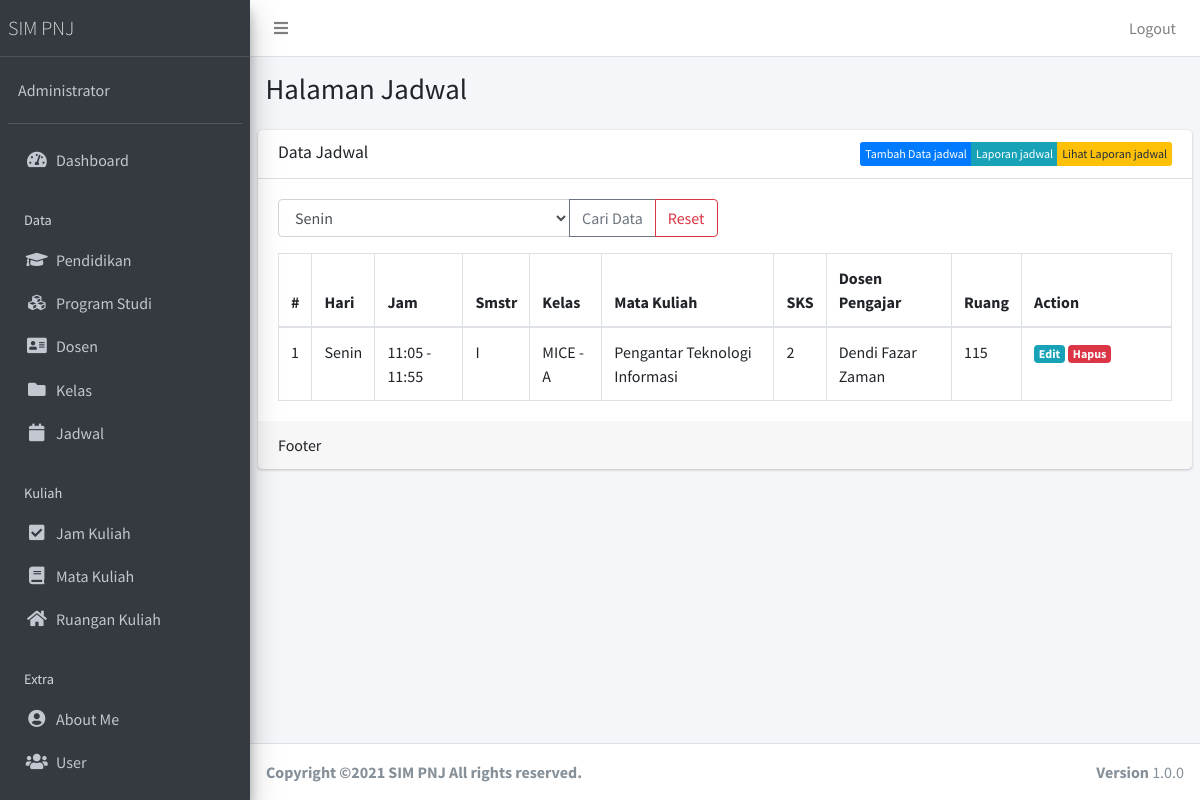
/public/jadwal (signed in), run on an earlier commit of the app's database.
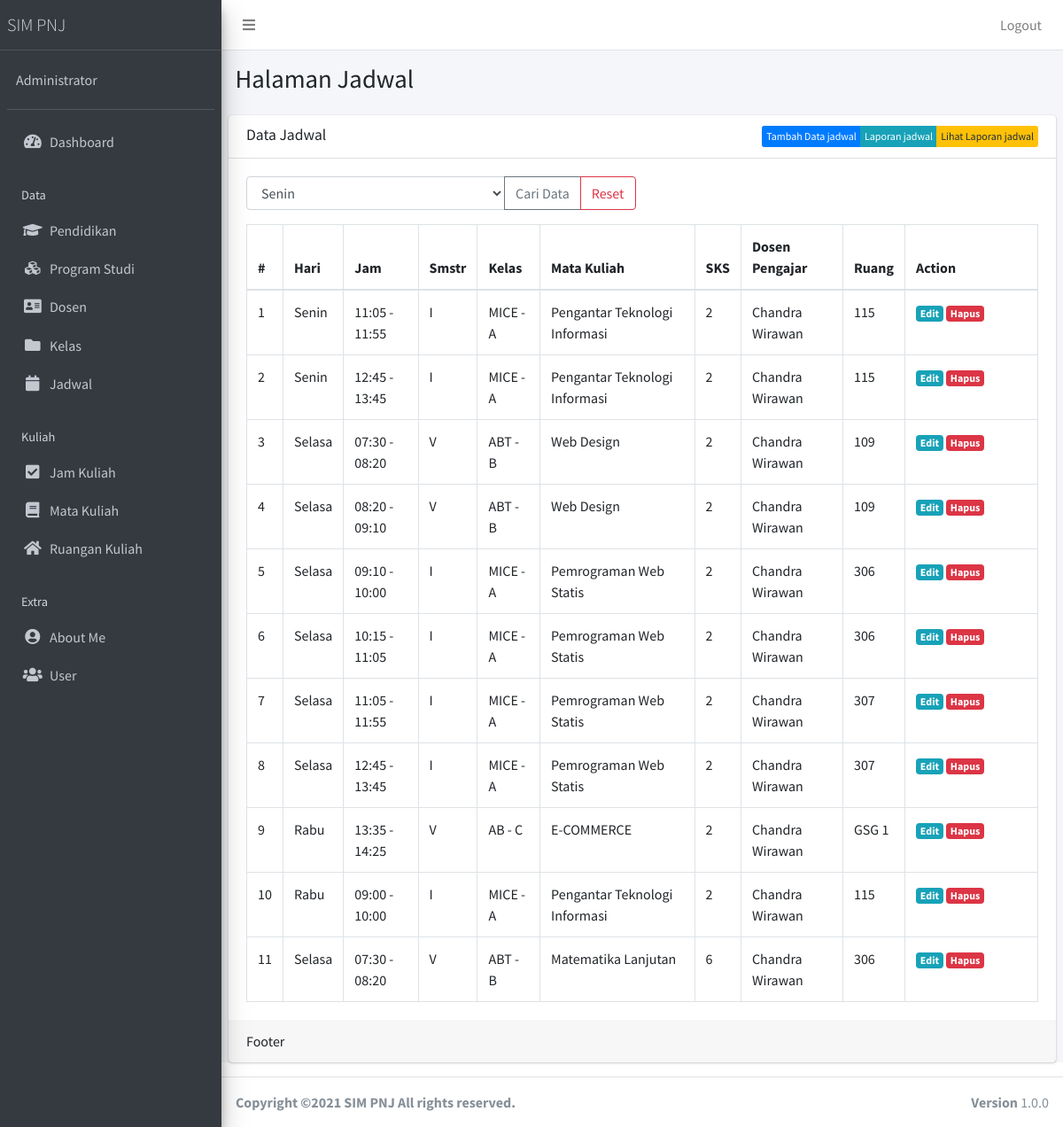
And on a later commit of the database.
### tables this page shows
CREATE TABLE `jadwal` (
  `jadwal_id` int(11) NOT NULL,
  `hari` varchar(10) NOT NULL,
  `jam_id` int(11) NOT NULL,
  `dosen_id` int(11) NOT NULL,
  `kelas_id` int(11) NOT NULL,
  `matakuliah_id` int(11) NOT NULL,
  `ruangan_id` int(11) NOT NULL
);

CREATE TABLE `jam_kuliah` (
  `jam_id` int(11) NOT NULL,
  `jamkuliah` varchar(55) NOT NULL
);

CREATE TABLE `kelas` (
  `kelas_id` int(11) NOT NULL,
  `nama_kelas` varchar(40) NOT NULL,
  `prodi_id` int(11) NOT NULL,
  `semester` varchar(10) NOT NULL,
  `Tahun_akademik` varchar(10) NOT NULL
);

CREATE TABLE `prodi` (
  `prodi_id` int(11) NOT NULL,
  `nama_prodi` varchar(35) NOT NULL
);

CREATE TABLE `matakuliah` (
  `matakuliah_id` int(11) NOT NULL,
  `nama_matakuliah` varchar(40) NOT NULL,
  `semester` varchar(10) NOT NULL,
  `sks` varchar(10) NOT NULL
);

CREATE TABLE `dosen` (
  `dosen_id` int(11) NOT NULL,
  `nama_dosen` varchar(55) NOT NULL,
  `alamat_dosen` varchar(80) NOT NULL,
  `tlp_dosen` varchar(14) NOT NULL,
  `pend_id` int(11) NOT NULL
);

CREATE TABLE `ruangan` (
  `ruangan_id` int(11) NOT NULL,
  `ruangan_nama` varchar(55) NOT NULL
);

### app/core/Controller.php (called while the page is built, shortened)
<?php
class Controller{
	public function view($view, $data = [])
	{
		require_once '../app/views/' . $view . '.php';
	}
	public function model($model)
	{
		return new $model;
	}
}

### app/controllers/Jadwal.php (called while the page is built, shortened)
<?php
class jadwal extends Controller {
	public function index()
	{
		$data['title'] = 'Data Jadwal';
		$data['jadwal'] = $this->model('JadwalModel')->getAllJadwal();
		$data['kelas'] = $this->model('KelasModel')->getAllKelas();
		$this->view('jadwal/index', $data);
	}
}

### app/core/App.php (called while the page is built, shortened)
<?php
class App{
	protected $method = 'index';
	protected $params = [];
	public function __construct(){
		$this->controller = new $this->controller;
		call_user_func_array([$this->controller, $this->method], $this->params);
	}
}

### public/index.php (called while the page is built, shortened)
<?php
$app = new App;

### app/core/Database.php (called while the page is built, shortened)
<?php
class Database{
	private $host = DB_HOST;
	private $user = DB_USER;
	private $pass = DB_PASS;
	private $dbnm = DB_NAME;
	private $dbh;
	private $stmt;
	public function __construct()
	{
		$dsn = 'mysql:host='. $this->host .';dbname='. $this->dbnm;
		$option = [
			PDO::ATTR_PERSISTENT => true,
			PDO::ATTR_ERRMODE => PDO::ERRMODE_EXCEPTION
		];
		try{
			$this->dbh = new PDO($dsn,$this->user,$this->pass, $option);
		}catch(PDOException $e){
			die($e->getMessage());
		}
	}
	public function query($query)
	{
		$this->stmt = $this->dbh->prepare($query);
	}
	public function execute()
	{
		$this->stmt->execute();
	}
	public function resultSet()
	{
		$this->execute();
		return $this->stmt->fetchAll(PDO::FETCH_ASSOC);
	}
}

### app/models/JadwalModel.php (called while the page is built, shortened)
<?php
class JadwalModel {
	private $table = 'jadwal';
	private $db;
	public function __construct()
	{
		$this->db = new Database;
	}
	public function getAllJadwal()
	{
		$this->db->query("SELECT jadwal.*, jam_kuliah.*, dosen.*, kelas.*, matakuliah.*, ruangan.* FROM " . $this->table .
		" JOIN jam_kuliah ON jam_kuliah.jam_id = jadwal.jam_id
		JOIN dosen ON dosen.dosen_id = jadwal.dosen_id
		JOIN kelas ON kelas.kelas_id = jadwal.kelas_id
		JOIN matakuliah ON matakuliah.matakuliah_id = jadwal.matakuliah_id
		JOIN ruangan ON ruangan.ruangan_id = jadwal.ruangan_id");
		return $this->db->resultSet();
	}
}

### app/models/KelasModel.php (called while the page is built, shortened)
<?php
class KelasModel {
	private $table = 'kelas';
	private $db;
	public function __construct()
	{
		$this->db = new Database;
	}
	public function getAllKelas()
	{
		$this->db->query("SELECT kelas.*, prodi.nama_prodi FROM " . $this->table . " JOIN prodi ON prodi.prodi_id = kelas.prodi_id");
		return $this->db->resultSet();
	}
}

### app/views/jadwal/index.php (the view, shortened to what the changed rows need)
<div class="content-wrapper">
  <section class="content-header">
    <div class="container-fluid">
      <div class="row mb-2">
        <div class="col-sm-6">
          <h1>Halaman Jadwal</h1>
        </div>
      </div>
    </div>
  </section>
  <section class="content">
    <div class="card">
      <div class="card-body">
        <table class="table table-bordered">
                <thead>
                  <tr>
                    <th style="width: 10px">#</th>
                    <th>Hari</th>
                    <th>Jam</th>
                    <th>Smstr</th>
                    <th>Kelas</th>
                    <th>Mata Kuliah</th>
                    <th>SKS</th>
                    <th>Dosen Pengajar</th>
                    <th>Ruang</th>
                    <th style="width: 150px">Action</th>
                  </tr>
                </thead>
                <tbody>
                <?php $no=1;?>
                  <?php foreach ($data['jadwal'] as $row) :?>
                  <tr>
                    <td><?= $no; ?></td>
                    <td><?= $row['hari'];?></td>
                    <td><?= $row['jamkuliah'];?></td>
                    <td><?php foreach ($data['kelas'] as $row1) :?><?php if($row['kelas_id'] == $row1['kelas_id']) { echo $row1['semester'];}?><?php endforeach; ?></td>
                    <td><?php foreach ($data['kelas'] as $row1) :?><?php if($row['kelas_id'] == $row1['kelas_id']) { echo $row1['nama_prodi'];}?> <?php endforeach; ?> - <?= $row['nama_kelas'];?></td>
                    <td><?= $row['nama_matakuliah'];?></td>
                    <td><?= $row['sks'];?></td>
                    <td><?= $row['nama_dosen'];?></td>
                    <td><?= $row['ruangan_nama'];?></td>
                    <td>
                      <a href="<?= base_url; ?>/jadwal/edit/<?= $row['jadwal_id'] ?>" class="badge badge-info">Edit</a> <a href="<?= base_url; ?>/jadwal/hapus/<?= $row['jadwal_id'] ?>" class="badge badge-danger" onclick="return confirm('Hapus data?');">Hapus</a>
                    </td>
                  </tr>
                  <?php $no++; endforeach; ?>
                </tbody>
              </table>
      </div>
    </div>
  </section>
</div>

What changed in the data, as far as the page shows it:
changed through a linked row, jadwal (number 1 of 11 on the later page): dosen.nama_dosen "Dendi Fazar Zaman" → "Chandra Wirawan"
added jadwal: hari "Senin", jam.jamkuliah "12:45 - 13:45", kelas.nama_kelas "A", matakuliah.nama_matakuliah "Pengantar Teknologi Informasi", matakuliah.sks "2", dosen.nama_dosen "Chandra Wirawan", ruangan.ruangan_nama "115", kelas (semester "I", prodi.nama_prodi "MICE")
added jadwal: hari "Selasa", jam.jamkuliah "07:30 - 08:20", kelas.nama_kelas "B", matakuliah.nama_matakuliah "Web Design", matakuliah.sks "2", dosen.nama_dosen "Chandra Wirawan", ruangan.ruangan_nama "109"
added kelas: semester "V", prodi.nama_prodi "ABT"
added jadwal: hari "Selasa", jam.jamkuliah "08:20 - 09:10", kelas.nama_kelas "B", matakuliah.nama_matakuliah "Web Design", matakuliah.sks "2", dosen.nama_dosen "Chandra Wirawan", ruangan.ruangan_nama "109"
added jadwal: hari "Selasa", jam.jamkuliah "09:10 - 10:00", kelas.nama_kelas "A", matakuliah.nama_matakuliah "Pemrograman Web Statis", matakuliah.sks "2", dosen.nama_dosen "Chandra Wirawan", ruangan.ruangan_nama "306", kelas (semester "I", prodi.nama_prodi "MICE")
added jadwal: hari "Selasa", jam.jamkuliah "10:15 - 11:05", kelas.nama_kelas "A", matakuliah.nama_matakuliah "Pemrograman Web Statis", matakuliah.sks "2", dosen.nama_dosen "Chandra Wirawan", ruangan.ruangan_nama "306", kelas (semester "I", prodi.nama_prodi "MICE")
added jadwal: hari "Selasa", jam.jamkuliah "11:05 - 11:55", kelas.nama_kelas "A", matakuliah.nama_matakuliah "Pemrograman Web Statis", matakuliah.sks "2", dosen.nama_dosen "Chandra Wirawan", ruangan.ruangan_nama "307", kelas (semester "I", prodi.nama_prodi "MICE")
added jadwal: hari "Selasa", jam.jamkuliah "12:45 - 13:45", kelas.nama_kelas "A", matakuliah.nama_matakuliah "Pemrograman Web Statis", matakuliah.sks "2", dosen.nama_dosen "Chandra Wirawan", ruangan.ruangan_nama "307", kelas (semester "I", prodi.nama_prodi "MICE")
added jadwal: hari "Rabu", jam.jamkuliah "13:35 - 14:25", kelas.nama_kelas "C", matakuliah.nama_matakuliah "E-COMMERCE", matakuliah.sks "2", dosen.nama_dosen "Chandra Wirawan", ruangan.ruangan_nama "GSG 1"
added kelas: semester "V", prodi.nama_prodi "AB"
added jadwal: hari "Rabu", jam.jamkuliah "09:00 - 10:00", kelas.nama_kelas "A", matakuliah.nama_matakuliah "Pengantar Teknologi Informasi", matakuliah.sks "2", dosen.nama_dosen "Chandra Wirawan", ruangan.ruangan_nama "115", kelas (semester "I", prodi.nama_prodi "MICE")
added jadwal: hari "Selasa", jam.jamkuliah "07:30 - 08:20", kelas.nama_kelas "B", matakuliah.nama_matakuliah "Matematika Lanjutan", matakuliah.sks "6", dosen.nama_dosen "Chandra Wirawan", ruangan.ruangan_nama "306"
